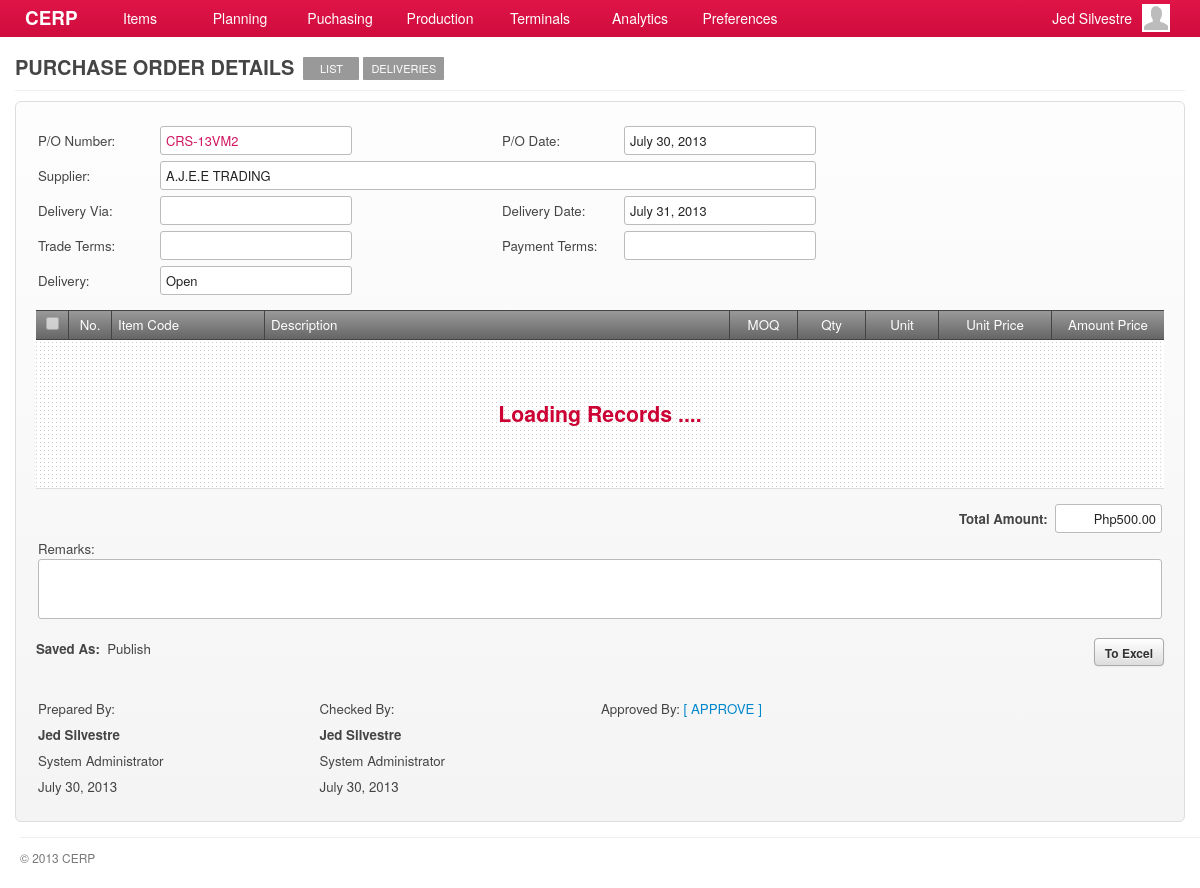
/account/purchases-show.php?id=2 (signed in), run on the app's committed database.
### tables this page shows
CREATE TABLE `capabilities` (
  `id` int(11) NOT NULL AUTO_INCREMENT,
  `title` varchar(45) DEFAULT NULL,
  `name` varchar(45) DEFAULT NULL,
  `capability` varchar(45) DEFAULT NULL,
  `url` varchar(45) DEFAULT NULL,
  `parent` int(11) DEFAULT NULL,
  PRIMARY KEY (`id`)
);

CREATE TABLE `purchases` (
  `id` bigint(20) NOT NULL AUTO_INCREMENT,
  `supplier_id` int(11) DEFAULT NULL,
  `po_number` varchar(45) DEFAULT NULL,
  `po_date` date DEFAULT NULL,
  `payment_terms` varchar(80) DEFAULT NULL,
  `terms` varchar(80) DEFAULT NULL,
  `delivery_via` varchar(80) DEFAULT NULL,
  `delivery_date` date DEFAULT NULL,
  `total_amount` decimal(10,2) DEFAULT NULL,
  `remarks` varchar(180) DEFAULT NULL,
  `status` int(3) DEFAULT '9',
  `completion_status` int(11) DEFAULT NULL,
  `created_by` int(11) DEFAULT NULL,
  `created_at` datetime DEFAULT NULL,
  `checked_by` int(11) DEFAULT NULL,
  `checked_at` datetime DEFAULT NULL,
  `approved_by` int(11) DEFAULT NULL,
  `approved_at` datetime DEFAULT NULL,
  `updated_at` datetime DEFAULT NULL,
  PRIMARY KEY (`id`)
);

CREATE TABLE `suppliers` (
  `id` int(11) NOT NULL AUTO_INCREMENT,
  `supplier_code` varchar(45) DEFAULT NULL,
  `name` varchar(100) DEFAULT NULL,
  `address` varchar(100) DEFAULT NULL,
  `country` int(11) DEFAULT NULL,
  `representative` varchar(100) DEFAULT NULL,
  `contact_no1` varchar(45) DEFAULT NULL,
  `contact_no2` varchar(45) DEFAULT NULL,
  `fax_no` varchar(45) DEFAULT NULL,
  `email` varchar(45) DEFAULT NULL,
  `supplier_type` int(11) DEFAULT NULL,
  `product_service` int(11) DEFAULT NULL,
  `term_of_payment` int(11) DEFAULT NULL,
  `description` tinytext,
  `created_at` timestamp NULL DEFAULT NULL,
  `updated_at` timestamp NULL DEFAULT NULL,
  PRIMARY KEY (`id`)
);

CREATE TABLE `lookup_status` (
  `id` int(11) NOT NULL AUTO_INCREMENT,
  `code` varchar(7) DEFAULT NULL,
  `description` varchar(45) DEFAULT NULL,
  `parent` varchar(6) DEFAULT NULL,
  `created_at` timestamp NULL DEFAULT NULL,
  `updated_at` timestamp NULL DEFAULT NULL,
  PRIMARY KEY (`id`)
);

### include/general.class.php (called while the page is built, shortened)
<?php
require('database.class.php');
require('capabilities.class.php');
require('posts.class.php');
require('query.class.php');
require('role.class.php');
$HostExport		= "export";
$DB				= new MySQL;
  $Host			= "cerp";
  $HostExport	= "/".$Host."/".$HostExport;
  $DB->database	= "cerpdb";
  $DB->username	= "cerpuser";
  $DB->password	= "cerpuser";
  $DB->hostname	= "localhost";
$Capabilities	= new Capabilities($DB);
$Query			= new Query($DB);
$Signed			= $_SESSION['user'];
$Role		= new Role($DB, $Signed['id']);
require('functions.php');
?>

### include/role.class.php (called while the page is built, shortened)
<?php
class Role
{
	private $DB;
	private $user_id;
	function Role($db, $uid) {
  	$this->DB = $db;
		$this->user_id = $uid;
  }
	function isCapableByName($cap_name) {
		foreach ($this->getUserRoles() as $user_role) {
			$result = $this->DB->Find('role_capabilities', array(
						  			'columns' 		=> 'role_capabilities.*',
						  			'joins' => 'INNER JOIN capabilities ON capabilities.id = role_capabilities.capability_id',
						  	    'conditions' 	=> 'capabilities.capability="'. $cap_name .'" AND role_id='. $user_role['role_id']));
			if(isset($result)) {
				return TRUE;
			}
		}
	}
	function getUserRoles() {
		$result = $this->DB->Get('user_roles', array(
						  			'columns' 		=> 'user_roles.role_id, roles.name',
						  			'joins' => 'INNER JOIN roles ON roles.id = user_roles.role_id',
						  	    'conditions' 	=> 'user_roles.user_id='. $this->user_id));
		if(isset($result)) {
			return $result;
		}
	}
}

### include/database.class.php (called while the page is built, shortened)
<?php
class MySQL {
  public $username	= "cerpuser";
  public $password	= "cerpuser";
  public $hostname	= "localhost";
  public function Connect() {
    $conn = mysql_connect($this->hostname, $this->username, $this->password) or die("<br/><span class='notice'><p class='error'><strong>ERROR!</strong> Unable to connect to MySQL! </p></span>");
    return $conn;
  }
  public function Query($sql) {
  	$conn = $this->Connect();
    $result = mysql_query($sql, $conn);
	return $result;
  }
	function Find($table, $args='') {
  	if (isset($args)) {
  	  $args['columns'] = (isset($args['columns']) ? $args['columns'] : '*');
  	  $args['joins'] = (isset($args['joins']) ? $args['joins'] : '');
	 	 	$args['conditions'] = ($args['conditions'] == '' ? '' : 'where '.$args['conditions']);
		}
		$sql = "SELECT ".$args['columns']." FROM ".$table." ".$args['joins']." ".$args['conditions'];
		$row = $this->IsEmpty($this->Query($sql));
		return mysql_fetch_array($row);
  }
  function Get($table, $args='') {
  	if (isset($args)) {
  	  $args['columns'] = (isset($args['columns']) ? $args['columns'] : '*');
  	  $args['joins'] = (isset($args['joins']) ? $args['joins'] : '');
		  $args['conditions'] = ($args['conditions'] == '' ? '' : 'WHERE '.$args['conditions']);
  	  $args['order'] = (isset($args['order']) ? ' ORDER BY '.$args['order'] : '');
  	  $args['limit'] = (isset($args['limit']) ? ' LIMIT '.$args['limit'] : '');
  	  $args['group'] = (isset($args['group']) ? ' GROUP BY '.$args['group'] : '');
		}
		$data = array();
		$sql = "SELECT ".$args['columns']." FROM ".$table." ".$args['joins']." ".$args['conditions']." ".$args['group']." ".$args['order']." ".$args['limit'];
		$result = $this->IsEmpty($this->Query($sql));
		if(!empty($result)) {
	      while ($row = mysql_fetch_array($result)) {
	        $data[] = $row;
	      }
		}
		return $data;
  }
	function Fetch($table, $args='') {
  	if (isset($args)) {
  	  $args['columns'] = (isset($args['columns']) ? $args['columns'] : '*');
  	  $args['joins'] = (isset($args['joins']) ? $args['joins'] : '');
			$args['conditions'] = (isset($args['conditions']) && $args['conditions'] != '') ? ' WHERE '.$args['conditions'] : '';
			$args['order'] = (isset($args['order']) ? ' ORDER BY '.$args['order'] : '');
			$args['limit'] = (isset($args['limit']) ? ' LIMIT '.$args['limit'] : '');
			$args['group'] = (isset($args['group']) ? ' GROUP BY '.$args['group'] : '');
    }
	$data = array();
    $sql = "SELECT ".$args['columns'];
    $sql .= " FROM ".$table." ".$args['joins'];
    $sql .= $args['conditions'];
    $sql .= $args['group'];
    $sql .= $args['order'];
    $sql .= $args['limit'];
	$result = $this->IsEmpty($this->Query($sql));
	if(!empty($result)) {
      while ($row = mysql_fetch_array($result, MYSQL_ASSOC)) {
        $data[] = $row;
      }
	}
	return $data;
  }
  private function IsEmpty($result) {
    if(mysql_num_rows($result) > 0) return $result;
    return null;
  }
}

### include/capabilities.class.php (called while the page is built, shortened)
<?php
class Capabilities {
  private $DB;
	public $All;
	function Capabilities($db) {
		$this->DB = $db;
		$this->GetCapabilities();
	}
  function GetTitle() {
    global $capability_key;
	return $this->All[$capability_key]['title'];
  }
	function GetCapabilities() {
		$capabilities = $this->DB->Get('capabilities', array(
					  			'columns' 		=> 'id, capability, title, name, parent, url',
					  	    'conditions' 	=> 'parent IS NOT null ORDER BY parent'));
		$all = array();
		foreach ($capabilities as $cap) {
			$all[$cap['capability']] = array('title' => $cap['title'],'name' => $cap['name'], 'url' => $cap['url'], 'parent' => $cap['parent']);
		}
		$this->All = $all;
	}
}

### include/query.class.php (called while the page is built, shortened)
<?php
class Query {
  private $DB;
  function Query($db) {
  	$this->DB = $db;
  }
  function purchase_by_id($id) {
  	$query = $this->DB->Fetch('purchases', array(
               'columns'  => 'purchases.id, po_number, purchases.po_date, suppliers.id AS supplier_id, suppliers.name AS supplier_name,
                              suppliers.address AS supplier_address, suppliers.contact_no1 AS supplier_phone, suppliers.fax_no AS supplier_fax,
                              suppliers.representative AS supplier_person, delivery_date, delivery_via, terms,
                              purchases.status AS status_id, purchases.completion_status AS completion_status_id,
                              payment_terms, total_amount, remarks, lookup_status.description AS status,lookup_status2.description AS completion_status,
                              purchases.created_by, purchases.created_at, purchases.checked_by, purchases.checked_at, purchases.approved_by, purchases.approved_at,
                              CONCAT(u1.first_name, " ", u1.last_name) AS creator, CONCAT(u2.first_name, " ", u2.last_name) AS checker, CONCAT(u3.first_name, " ", u3.last_name) AS approver',
               'joins' => 'INNER JOIN suppliers ON suppliers.id = purchases.supplier_id
                           INNER JOIN lookup_status ON lookup_status.id = purchases.status
                           INNER JOIN lookup_status AS lookup_status2 ON lookup_status2.id = purchases.completion_status
                           LEFT OUTER JOIN users AS u1 ON u1.id = purchases.created_by
			  	  							LEFT OUTER JOIN users AS u2 ON u2.id = purchases.checked_by
			  	  							LEFT OUTER JOIN users AS u3 ON u3.id = purchases.approved_by',
               'conditions' => 'purchases.id = '. $id)
             );
		if(!empty($query)) return $query[0];
		return null;
  }
}

### include/functions.php (called while the page is built, shortened)
<?php
function export_file($params='') {
  global $HostExport;
  return $HostExport."/download.php".$params;
}

### account/purchases-show.php (the view, shortened to what this page needs)
<?php
  $capability_key = 'show_purchase';
  require('header.php');
	$allowed = $Role->isCapableByName($capability_key);
	if(!$allowed) {
		require('inaccessible.php');
	}else{
  	$purchase = $Query->purchase_by_id($_GET['id']);
?>
      <div id="page">
        <div id="page-title">
          <h2>
            <span class="title"><?php echo $Capabilities->GetTitle(); ?></span>
		        <?php
		        	echo '<a href="'.$Capabilities->All['purchases']['url'].'" class="nav">'.$Capabilities->All['purchases']['name'].'</a>';
		        	echo '<a href="'.$Capabilities->All['deliveries_po']['url'].'?pid='.$_GET['id'].'" class="nav">Deliveries</a>';
						?>
          </h2>
        </div>
        <div id="content">
          <form id="purchase-form" action="<?php host($Capabilities->GetUrl()) ?>" method="POST" class="form-container">
             <div>
             	<table>
                   <tr>
                      <td width="120">P/O Number:</td><td width="340"><input type="text" value="<?php echo $purchase['po_number']; ?>" class="text-field magenta" readonly/></td>
                      <td width="120">P/O Date:</td><td width="340"><input type="text" value="<?php echo date("F d, Y", strtotime($purchase['po_date'])); ?>" class="text-field" readonly/>
                      </td>
                   </tr>
                   <tr>
                      <td>Supplier:</td>
                      <td colspan="99">
                        <input type="text" value="<?php echo $purchase['supplier_name']; ?>" class="text-field" style="width:644px;" readonly/>
                      </td>
                   </tr>
                   <tr>
                      <td>Delivery Via:</td><td><input type="text" value="<?php echo $purchase['delivery_via']; ?>" class="text-field" readonly/>
                      </td>
                      <td>Delivery Date:</td><td><input type="text" value="<?php echo date("F d, Y", strtotime($purchase['delivery_date'])) ?>" class="text-field text-date" readonly/></td>
                   </tr>
                   <tr>
                      <td>Trade Terms:</td><td><input type="text" value="<?php echo $purchase['terms']; ?>" class="text-field" readonly/></td>
                      <td>Payment Terms:</td><td><input type="text" value="<?php echo $purchase['payment_terms']; ?>" class="text-field" readonly/></td>
                   </tr>
                   <tr>
                      <td>Delivery:</td><td><input type="text" value="<?php echo $purchase['completion_status']; ?>" class="text-field" readonly/></td>
                      <td></td><td></td>
                   </tr>
                   <tr><td height="5" colspan="99"></td></tr>
                </table>
             </div>
             <div id="grid-purchase-materials" class="grid jq-grid" style="min-height:146px;">
               <table cellspacing="0" cellpadding="0">
                 <thead>
                   <tr>
                     <td width="20" class="border-right text-center"><input type="checkbox" class="chk-all" disabled/></td>
                     <td width="30" class="border-right text-center">No.</td>
                     <td width="140" class="border-right">Item Code</td>
                     <td class="border-right">Description</td>
                 			<td width="55" class="border-right text-center">MOQ</td>
                     <td width="55" class="border-right text-center">Qty</td>
                     <td width="60" class="border-right text-center">Unit</td>
                     <td width="100" class="border-right text-center">Unit Price</td>
                     <td width="100" class="text-center">Amount Price</td>
                   </tr>
                 </thead>
                 <tbody id="purchase-materials"></tbody>
               </table>
             </div>
             <div>
             	<table width="100%">
                   <tr><td height="5" colspan="99"></td></tr>
                   <tr>
                      <td align="right"><strong>Total Amount:</strong>&nbsp;&nbsp;<input id="purchase_amount" type="text" class="text-right" style="width:95px;" readonly/></td>
                   </tr>
                   <tr><td colspan="2">Remarks:<br/><textarea style="min-width:650px;width:98.9%;height:50px;" readonly><?php echo $purchase['remarks']; ?></textarea></td></tr>
                </table>
             </div>
             <div class="field-command">
           	   <div class="text-post-status">
           	     <strong>Saved As:</strong>&nbsp;&nbsp;<?php echo $purchase['status']; ?>
               </div>
               <?php if($purchase['status'] == "Publish") { ?>
		           <input type="button" value="To Excel" class="btn btn-download" rel="<?php echo export_file('?type=xls&cat=purchases&id='. $purchase['id']); ?>"/>
		       	   <?php } ?>
             </div>
							<?php
								require_once 'approval.php';
							?>
          </form>
       </div>
<?php }
require('footer.php'); ?>

### data on the page
capabilities: title "PURCHASE ORDER DETAILS"
capabilities: name "LIST"
purchases: po_number "CRS-13VM2", po_date "July 30, 2013", supplier.name "A.J.E.E TRADING", delivery_date "July 31, 2013", description "Open", lookup_status.description "Publish"

### other printed values
$Signed['first_name'] "Jed"
$Signed['last_name'] "Silvestre"
$prepared['by'] "Jed Silvestre"
$checked['by'] "Jed Silvestre"
$prepared['pos'] "System Administrator"
$checked['pos'] "System Administrator"
$prepared['at'] "July 30, 2013"
$checked['at'] "July 30, 2013"
